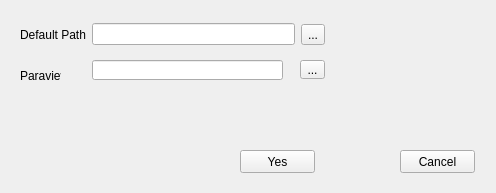
<?xml version="1.0" encoding="UTF-8"?>
<ui version="4.0">
 <class>settingDialog</class>
 <widget class="QWidget" name="settingDialog">
  <property name="geometry">
   <rect>
    <x>0</x>
    <y>0</y>
    <width>496</width>
    <height>193</height>
   </rect>
  </property>
  <property name="windowTitle">
   <string>Tools</string>
  </property>
  <widget class="QPushButton" name="YesButton">
   <property name="geometry">
    <rect>
     <x>240</x>
     <y>150</y>
     <width>75</width>
     <height>23</height>
    </rect>
   </property>
   <property name="text">
    <string>Yes</string>
   </property>
  </widget>
  <widget class="QPushButton" name="CancelButton">
   <property name="geometry">
    <rect>
     <x>400</x>
     <y>150</y>
     <width>75</width>
     <height>23</height>
    </rect>
   </property>
   <property name="text">
    <string>Cancel</string>
   </property>
  </widget>
  <widget class="QWidget" name="layoutWidget">
   <property name="geometry">
    <rect>
     <x>20</x>
     <y>20</y>
     <width>305</width>
     <height>29</height>
    </rect>
   </property>
   <layout class="QHBoxLayout" name="horizontalLayout">
    <item>
     <widget class="QLabel" name="defaultDict">
      <property name="text">
       <string>Default Path</string>
      </property>
     </widget>
    </item>
    <item>
     <widget class="QLineEdit" name="dict_input"/>
    </item>
    <item>
     <widget class="QToolButton" name="toolButton">
      <property name="text">
       <string>...</string>
      </property>
     </widget>
    </item>
   </layout>
  </widget>
  <widget class="QLabel" name="defaultDict_2">
   <property name="geometry">
    <rect>
     <x>20</x>
     <y>60</y>
     <width>41</width>
     <height>31</height>
    </rect>
   </property>
   <property name="text">
    <string>Paraview</string>
   </property>
  </widget>
  <widget class="QLineEdit" name="dict_input_2">
   <property name="geometry">
    <rect>
     <x>92</x>
     <y>60</y>
     <width>191</width>
     <height>20</height>
    </rect>
   </property>
  </widget>
  <widget class="QToolButton" name="toolButton_2">
   <property name="geometry">
    <rect>
     <x>300</x>
     <y>60</y>
     <width>25</width>
     <height>19</height>
    </rect>
   </property>
   <property name="text">
    <string>...</string>
   </property>
  </widget>
 </widget>
 <resources/>
 <connections>
  <connection>
   <sender>YesButton</sender>
   <signal>clicked()</signal>
   <receiver>settingDialog</receiver>
   <slot>close()</slot>
   <hints>
    <hint type="sourcelabel">
     <x>277</x>
     <y>161</y>
    </hint>
    <hint type="destinationlabel">
     <x>247</x>
     <y>96</y>
    </hint>
   </hints>
  </connection>
  <connection>
   <sender>CancelButton</sender>
   <signal>clicked()</signal>
   <receiver>settingDialog</receiver>
   <slot>close()</slot>
   <hints>
    <hint type="sourcelabel">
     <x>437</x>
     <y>161</y>
    </hint>
    <hint type="destinationlabel">
     <x>247</x>
     <y>96</y>
    </hint>
   </hints>
  </connection>
 </connections>
</ui>
